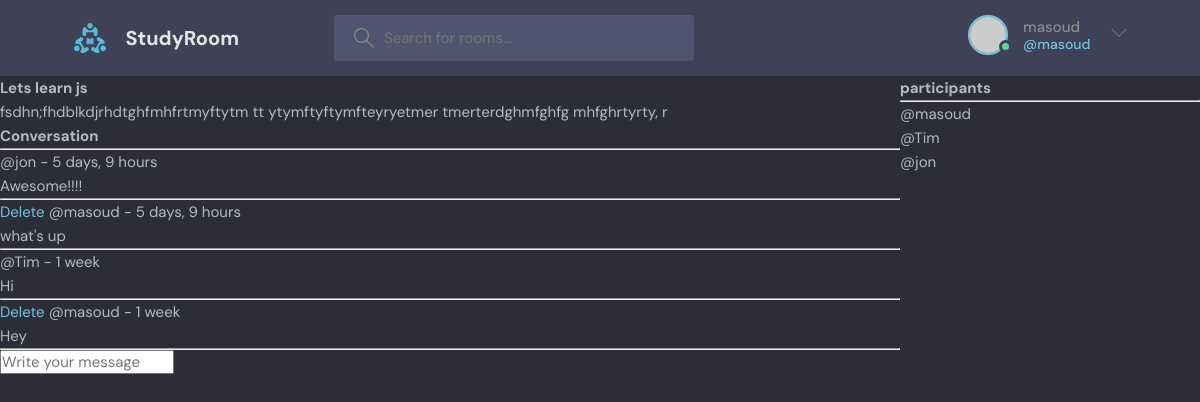
Screenshot of /room/1/ (signed in) with the database file from the repository.
### base/models.py (models this page shows, shortened)
class Room(models.Model):
    host = models.ForeignKey(User, on_delete=models.SET_NULL, null=True)
    topic = models.ForeignKey(Topic, on_delete=models.SET_NULL, null=True)
    name = models.CharField(max_length=200)
    description = models.TextField(null=True, blank=True)
    participants = models.ManyToManyField(
        User, related_name='participants', blank=True)
    updated = models.DateTimeField(auto_now=True)
    created = models.DateTimeField(auto_now_add=True)
    class Meta:
        ordering = ['-updated', '-created']

class Message(models.Model):
    user = models.ForeignKey(User, on_delete=models.CASCADE)
    room = models.ForeignKey(Room, on_delete=models.CASCADE)
    body = models.TextField()
    updated = models.DateTimeField(auto_now=True)
    created = models.DateTimeField(auto_now_add=True)
    class Meta:
        ordering = ['-updated', '-created']

### base/views.py (the view, shortened to what this page needs)
# urls.py: path('room/<str:pk>/', views.room, name="room"),
def room(request, pk):
    room = Room.objects.get(id=pk)
    room_messages = room.message_set.all()
    participants = room.participants.all()
    context = {'room': room, 'room_messages': room_messages,
               'participants': participants}
    return render(request, 'base/room.html', context)

### base/templates/base/room.html (shortened to what this page needs)
{% extends 'main.html' %} {% block content %}
<div class="room-container">
    <div>
        <h1>{{room.name}}</h1>
        <p>{{room.description}}</p>
        <div class="comment-wrapper">
            <h3>Conversation</h3>
            <hr />
            {% for message in room_messages %}
            <div>
                {% if request.user == message.user %}
                <a href="{% url 'delete-message' message.id %}">Delete</a>
                {% endif %}
                <small>@{{message.user}} - {{message.created|timesince}}</small>
                <p>{{message.body}}</p>
                <hr />
            </div>
            {% endfor %}
        </div>
        {% if request.user.is_authenticated %}
        <div class="comment-form">
            <form method="POST" action="">
                <input
                    type="text"
                    name="body"
                    placeholder="Write your message"
                />
            </form>
        </div>
        {% endif %}
    </div>
    <div>
        <h3>participants</h3>
        <hr />
        {% for user in participants %}
        <div>
            <p>@{{user.username}}</p>
        </div>
        {% endfor %}
    </div>
</div>
{% endblock %}

### templates/navbar.html (shortened to what this page needs)
{% load static %}
<header class="header header--loggedIn">
    <div class="container">
        <a href="{% url 'home' %}" class="header__logo">
            <img src="{% static 'images/logo.svg' %}" />
            <h1>StudyRoom</h1>
        </a>
        <form class="header__search" method="GET" action="{% url 'home' %}">
            <label>
                <input placeholder="Search for rooms..." name="q" />
            </label>
        </form>
        <nav class="header__menu">
            {% if request.user.is_authenticated %}
            <div class="header__user">
                <a href="profile.html">
                    <div class="avatar avatar--medium active">
                        <img
                            src="https://randomuser.me/api/portraits/men/37.jpg"
                        />
                    </div>
                    <p>
                        {{request.user.username}}
                        <span> @{{request.user.username}} </span>
                    </p>
                </a>
                <button class="dropdown-button">
                    <svg
                        version="1.1"
                        xmlns="http://www.w3.org/2000/svg"
                        width="32"
                        height="32"
                        viewBox="0 0 32 32"
                    >
                        <title>chevron-down</title>
                        <path
                            d="M16 21l-13-13h-3l16 16 16-16h-3l-13 13z"
                        ></path>
                    </svg>
                </button>
            </div>
            {% else %}
            <a href="{% url 'login' %}">
                <img src="{% static 'images/avatar.svg' %}" />
                <p>Login</p>
            </a>
            {% endif %}
        </nav>
    </div>
</header>

### static/styles/style.css (style rules this page uses)
:root { --color-main: #71c6dd; --color-main-light: #e1f6fb; --color-dark: #3f4156; --color-dark-medium: #51546e; --color-dark-light: #696d97; --color-light: #e5e5e5; --color-gray: #8b8b8b; --color-light-gray: #b2bdbd; --color-bg: #2d2d39; --color-success: #5dd693; --color-error: #fc4b0b; }
* { font-family: "DM Sans", -apple-system, BlinkMacSystemFont, "Segoe UI", Roboto, Oxygen, Ubuntu, Cantarell, "Open Sans", "Helvetica Neue", sans-serif; margin: 0; padding: 0; box-sizing: border-box; text-rendering: optimizeLegibility; font-size: inherit; }
html { font-size: 56.25%; }
@media only screen and (min-width: 1200px) { html { font-size: 62.5%; } }
body { line-height: 1.6; font-weight: 400; font-size: 1.5rem; color: var(--color-light-gray); background-color: var(--color-bg); min-height: 100vh; }
img { width: 100%; }
a { display: inline-block; color: var(--color-main); text-decoration: none; }
.container { max-width: 120rem; width: 90%; margin: auto; }
.avatar { position: relative; display: inline-block; border-radius: 50%; border: 2px solid var(--color-main); }
.avatar img { display: block; border-radius: 50%; object-fit: cover; object-position: center; }
.avatar::after { content: ""; display: block; position: absolute; background-color: var(--color-gray); z-index: 111; border-radius: 50%; border: 0.3rem solid var(--color-dark); }
.avatar.active::after { background-color: var(--color-success); }
.avatar.avatar--medium img { width: 3.6rem; height: 3.6rem; border-radius: 50%; }
.avatar.avatar--medium:after { width: 0.7rem; height: 0.7rem; bottom: 0px; right: -6px; }
.header { padding: 1.5rem; background-color: var(--color-dark); }
.header > .container { display: flex; gap: 9.5rem; }
.header__logo, .header__user { display: flex; gap: 2rem; align-items: center; }
.header__logo > img { height: 3.2rem; width: 3.2rem; }
.header__logo > h1 { font-weight: 700; font-size: 2rem; color: var(--color-light); }
.header__search > label { background-color: var(--color-dark-medium); padding: 1.3rem 1rem; display: flex; align-items: center; gap: 1rem; border-radius: 4px; }
.header__search svg { fill: var(--color-gray); width: 2rem; height: 2rem; margin-left: 1rem; }
.header__search input { width: 30rem; background: transparent; border: none; outline: none; color: var(--color-light); }
.header__menu { margin-left: auto; position: relative; }
.header__menu a { display: flex; gap: 1.5rem; align-items: center; font-weight: 500; text-decoration: none; color: var(--color-gray); }
.header__menu img { height: 3.6rem; }
.header__menu p { line-height: 1.2; }
.header__menu span { color: var(--color-main); font-weight: 500; font-size: 1.4rem; display: block; }
.header__menu svg { width: 1.6rem; height: 1.6rem; fill: var(--color-dark-light); }
.dropdown-button { background: transparent; border: 0; outline: 0; cursor: pointer; }

### base/templates/base/room.html (style rules this page uses)
.room-container { display: grid; grid-template-columns: 3fr 1fr; }

### rows the page displays
Room: name "Lets learn js", description "fsdhn;fhdblkdjrhdtghfmhfrtmyftytm tt ytymftyftymfteyryetmer tmerterdghmfghfg mhfghrtyrty, r"
Message: user "jon", created "5 days, 9 hours", body "Awesome!!!!"
Message: shows "Delete", user "masoud", created "5 days, 9 hours", body "what's up"
Message: user "Tim", created "1 week", body "Hi"
Message: shows "Delete", user "masoud", created "1 week", body "Hey"

### other values shown
{{ request.user.username }} "masoud"
{{ user.username }} "masoud"
{{ user.username }} "Tim"
{{ user.username }} "jon"
